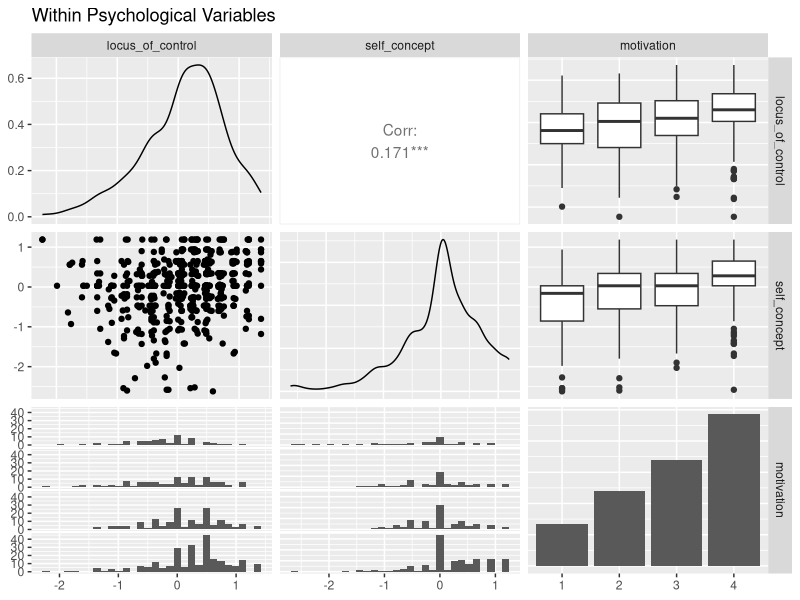
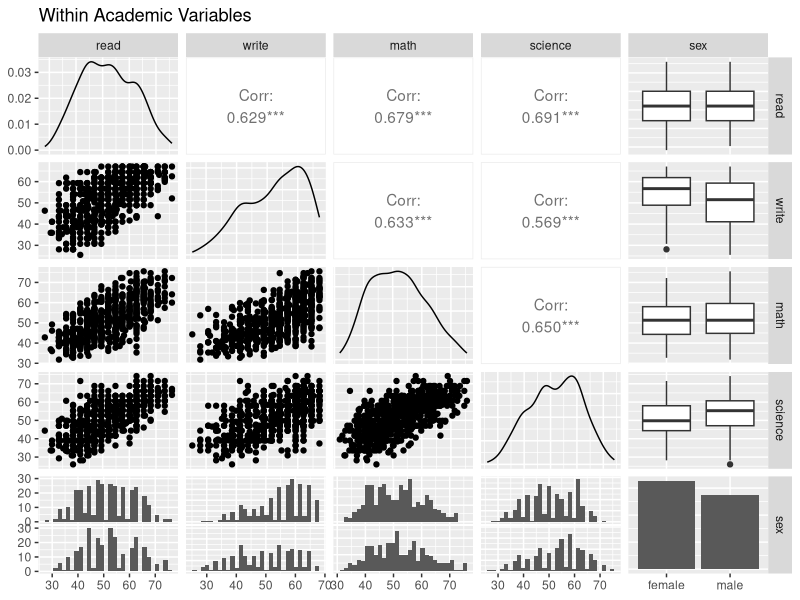
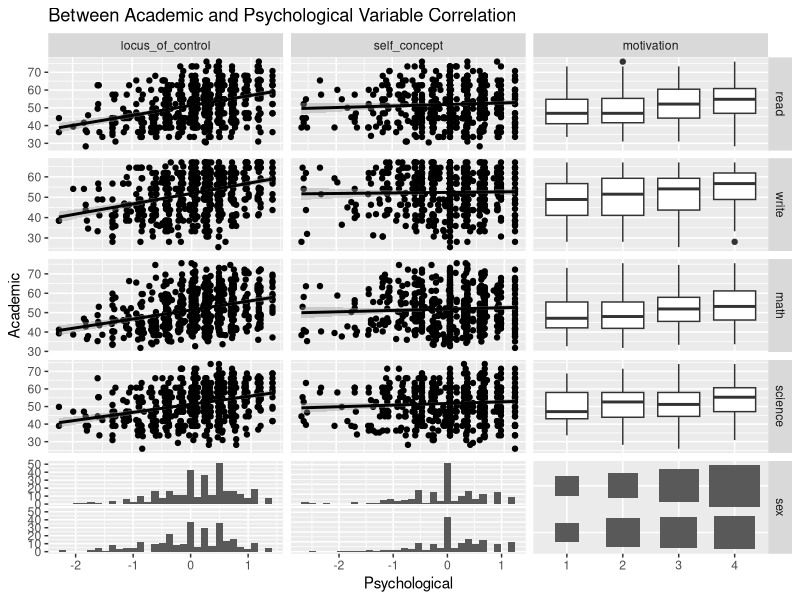
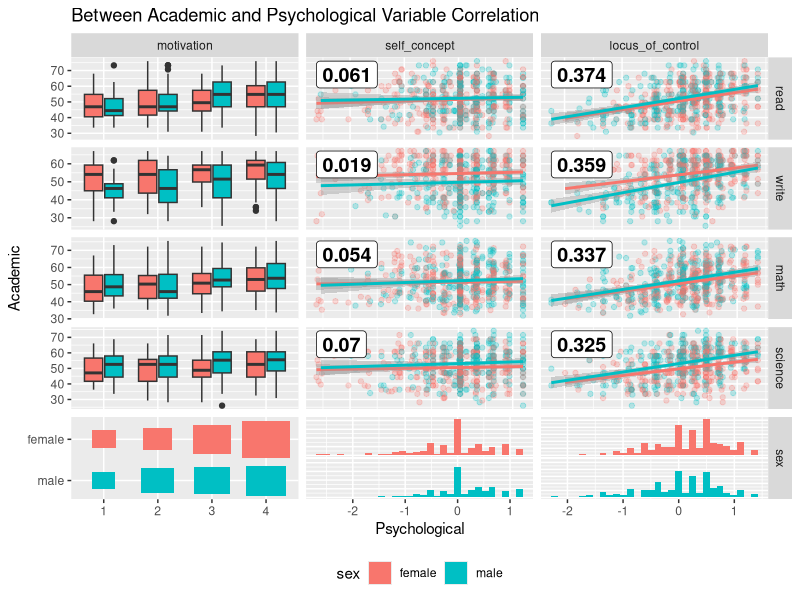
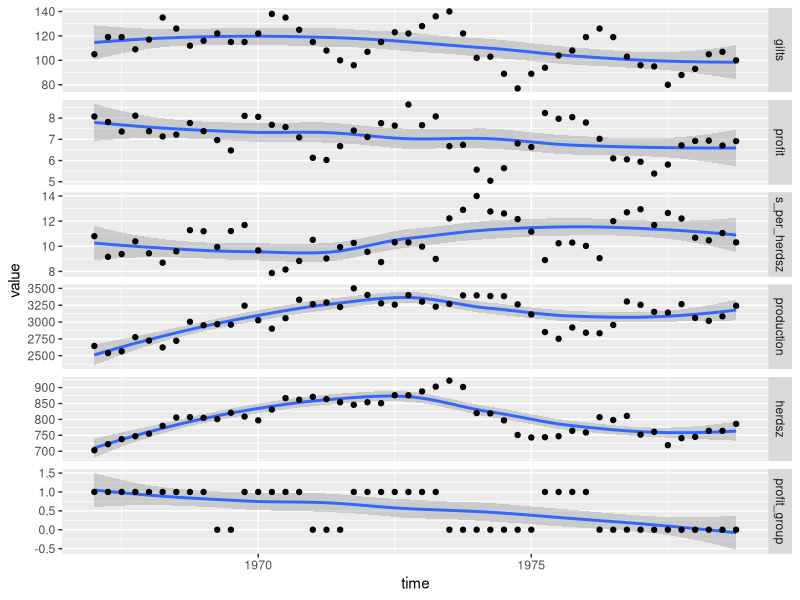
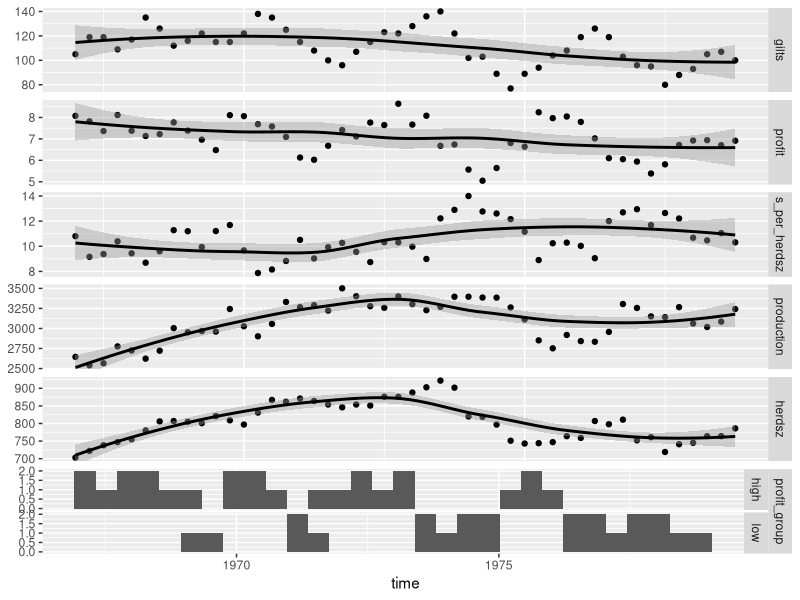
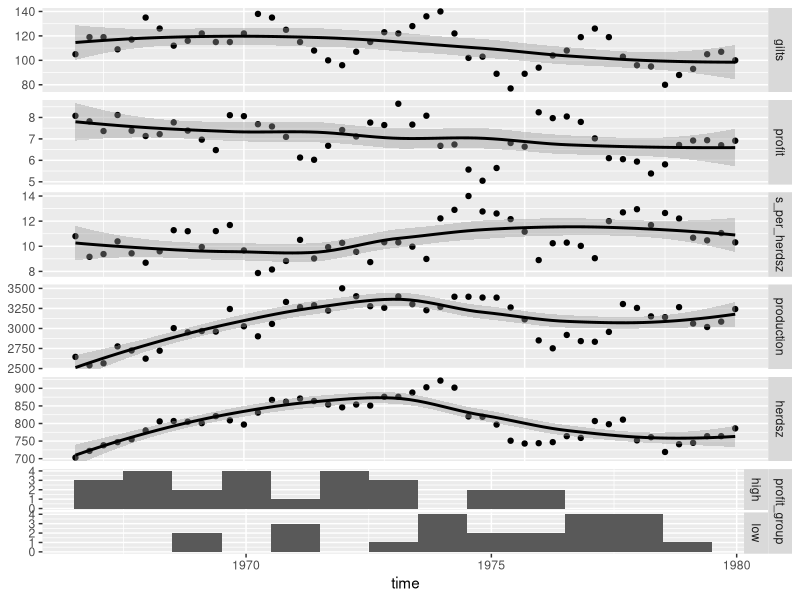
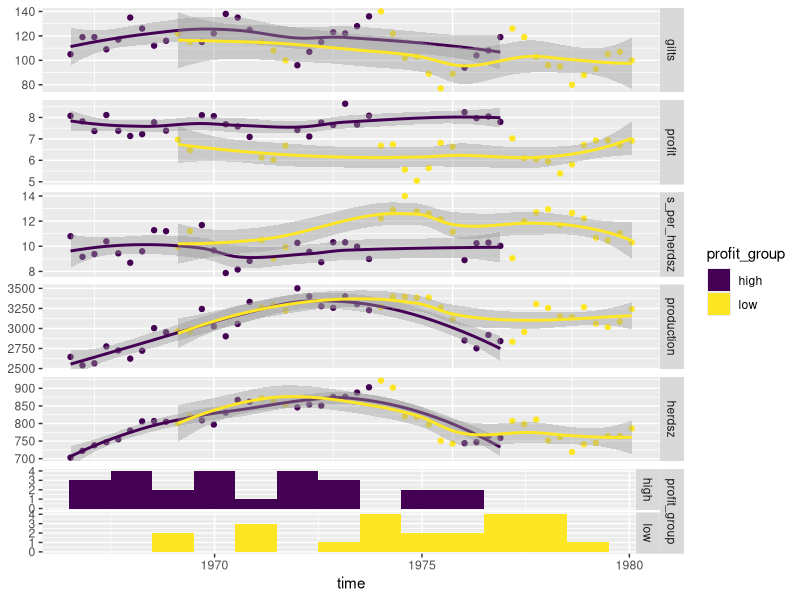

Recreate these plots in R, in order.
## ---- chunk 1
knitr::opts_chunk$set(
  collapse = TRUE,
  comment = "#>"
)
## ---- chunk 2
library(GGally)
## ---- chunk 3
data(psychademic)
str(psychademic)
(psych_variables <- attr(psychademic, "psychology"))
(academic_variables <- attr(psychademic, "academic"))

## ---- chunk 4
ggpairs(psychademic, psych_variables, title = "Within Psychological Variables")
ggpairs(psychademic, academic_variables, title = "Within Academic Variables")
## ---- chunk 5
ggduo(
  psychademic, psych_variables, academic_variables,
  types = list(continuous = "smooth_lm"),
  title = "Between Academic and Psychological Variable Correlation",
  xlab = "Psychological",
  ylab = "Academic"
)
## ---- chunk 6
lm_with_cor <- function(data, mapping, ..., method = "pearson") {
  x <- eval_data_col(data, mapping$x)
  y <- eval_data_col(data, mapping$y)
  cor <- cor(x, y, method = method)
  ggally_smooth_lm(data, mapping, ...) +
    ggplot2::geom_label(
      data = data.frame(
        x = min(x, na.rm = TRUE),
        y = max(y, na.rm = TRUE),
        lab = round(cor, digits = 3)
      ),
      mapping = ggplot2::aes(x = x, y = y, label = lab),
      hjust = 0, vjust = 1,
      size = 5, fontface = "bold",
      inherit.aes = FALSE # do not inherit anything from the ...
    )
}
ggduo(
  psychademic, rev(psych_variables), academic_variables,
  mapping = aes(color = sex),
  types = list(continuous = wrap(lm_with_cor, alpha = 0.25)),
  showStrips = FALSE,
  title = "Between Academic and Psychological Variable Correlation",
  xlab = "Psychological",
  ylab = "Academic",
  legend = c(5, 2)
) +
  theme(legend.position = "bottom")
## ---- chunk 7
library(ggplot2)

data(pigs)
pigs_dt <- pigs[-(2:3)] # remove year and quarter
pigs_dt$profit_group <- as.numeric(pigs_dt$profit > mean(pigs_dt$profit))
qplot(
  time, value,
  data = reshape::melt.data.frame(pigs_dt, "time"),
  geom = c("smooth", "point")
) +
  facet_grid(variable ~ ., scales = "free_y")
## ---- chunk 8
# make the profit group as a factor value
profit_groups <- c(
  "1" = "high",
  "0" = "low"
)
pigs_dt$profit_group <- factor(
  profit_groups[as.character(pigs_dt$profit_group)],
  levels = unname(profit_groups),
  ordered = TRUE
)
ggts(pigs_dt, "time", 2:7)
# remove the binwidth warning
pigs_types <- list(
  comboHorizontal = wrap(ggally_facethist, binwidth = 1)
)
ggts(pigs_dt, "time", 2:7, types = pigs_types)
# add color and legend
pigs_mapping <- aes(color = profit_group)
ggts(pigs_dt, pigs_mapping, "time", 2:7, types = pigs_types, legend = c(6, 1))
## ---- chunk 9
pm <- ggts(
  pigs_dt, pigs_mapping,
  1, 2:7,
  types = pigs_types,
  legend = c(6, 1),
  columnLabelsY = c(
    "number of\nfirst birth sows",
    "sell price over\nfeed cost",
    "sell count over\nheard size",
    "meat head count",
    "breading\nheard size",
    "profit\ngroup"
  ),
  showStrips = FALSE
) +
  labs(fill = "profit group") +
  theme(
    legend.position = "bottom",
    strip.background = element_rect(
      fill = "transparent", color = "grey80"
    )
  )
pm
## ---- chunk 10
swiss <- datasets::swiss

# add a 'fake' column
swiss$Residual <- seq_len(nrow(swiss))

# calculate all residuals prior to display
residuals <- lapply(swiss[2:6], function(x) {
  summary(lm(Fertility ~ x, data = swiss))$residuals
})
# calculate a consistent y range for all residuals
y_range <- range(unlist(residuals))

# custom function to display continuous data. If the y variable is "Residual", do custom work.
lm_or_resid <- function(data, mapping, ..., line_color = "red", line_size = 1) {
  if (!identical(
    rlang::expr_text(mapping$y),
    rlang::expr_text(ggplot2::aes(y = Residual)$y)
  )) {
    return(ggally_smooth_lm(data, mapping, ...))
  }

  # make residual data to display
  resid_data <- data.frame(
    x = rlang::eval_tidy(mapping$x, data = data),
    y = rlang::eval_tidy(mapping$x, data = residuals)
  )

  ggplot(data = data, mapping = mapping) +
    geom_hline(yintercept = 0, color = line_color, size = line_size) +
    ylim(y_range) +
    geom_point(data = resid_data, mapping = aes(x = x, y = y), ...)

}

# plot the data
ggduo(
  swiss,
  2:6, c(1, 7),
  types = list(continuous = lm_or_resid)
)

# change line to be thicker and blue and the points to be slightly transparent
ggduo(
  swiss,
  2:6, c(1, 7),
  types = list(
    continuous = wrap(lm_or_resid,
      alpha = 0.7,
      line_color = "blue",
      line_size = 3
    )
  )
)
